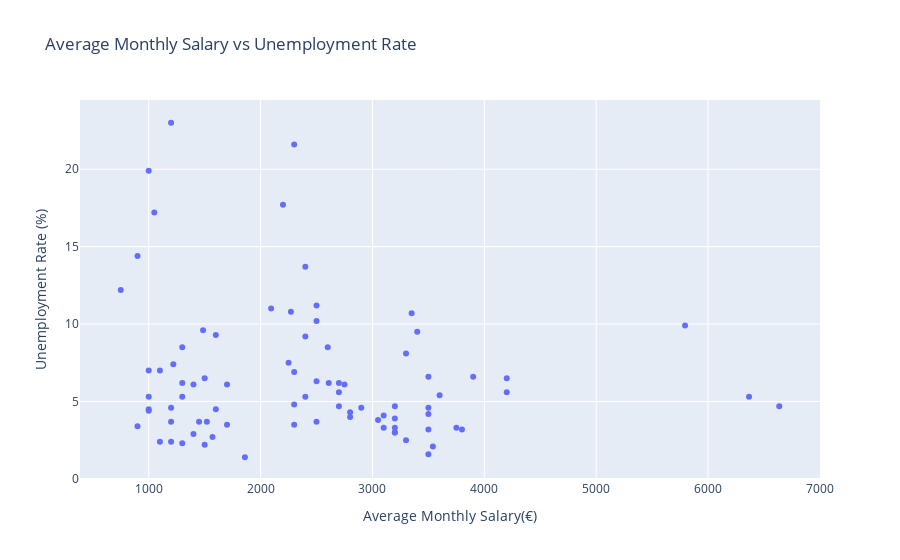

Write notebook code for a chart like this one.
### Markdown cell above
#### 1.5.2 Salary vs Unemployment Rate

### Code cell
fig3 = px.scatter(city_data, x='Average Monthly Salary', y='Unemployment Rate', title='Average Monthly Salary vs Unemployment Rate', labels={'Average Monthly Salary':'Average Monthly Salary(€)', 'Unemployment Rate':'Unemployment Rate (%)'}, hover_name='City', hover_data=['Country'])
fig3.show()

### Figure 1 — Plotly figure (JSON) as saved in the notebook; plotly's stock layout.template omitted (floating-point values rounded to 4 significant figures)
{"data": [{"customdata": [["Austria"], ["Austria"], ["Belgium"], ["Belgium"], ["Belgium"], ["Belgium"], ["Bulgaria"], ["Bulgaria"], ["Croatia"], ["Croatia"], ["Cyprus"], ["Cyprus"], ["Czechia"], ["Czechia"], ["Denmark"], ["Denmark"], ["Estonia"], ["Finland"], ["Finland"], ["France"], ["France"], ["France"], ["Germany"], ["Germany"], ["Germany"], ["Germany"], ["Germany"], ["Germany"], ["Germany"], ["Germany"], ["Germany"], ["Germany"], ["Greece"], ["Greece"], ["Hungary"], ["Hungary"], ["Hungary"], ["Ireland"], ["Ireland"], ["Italy"], ["Italy"], ["Italy"], ["Italy"], ["Italy"], ["Italy"], ["Latvia"], ["Luxembourg"], ["Malta"], ["Netherlands"], ["Netherlands"], ["Netherlands"], ["Netherlands"], ["Netherlands"], ["Norway"], ["Norway"], ["Norway"], ["Poland"], ["Poland"], ["Poland"], ["Portugal"], ["Portugal"], ["Portugal"], ["Portugal"], ["Romania"], ["Slovak Republic"], ["Slovenia"], ["Spain"], ["Spain"], ["Spain"], ["Spain"], ["Spain"], ["Sweden"], ["Sweden"], ["Sweden"], ["Switzerland"], ["Switzerland"], ["Switzerland"], ["Turkiye"], ["Turkiye"], ["United Kingdom"], ["United Kingdom"], ["United Kingdom"], ["United Kingdom"], ["United Kingdom"]], "hovertemplate": "<b>%{hovertext}</b><br><br>Average Monthly Salary(€)=%{x}<br>Unemployment Rate (%)=%{y}<br>Country=%{customdata[0]}<extra></extra>", "hovertext": ["Salzburg", "Vienna", "Antwerp", "Bruges", "Brussels", "Gent", "Dobrich", "Sofia", "Split", "Zagreb", "Lefkosia", "Lemesos", "Ostrava", "Prague", "Copenhagen", "Odense", "Tallinn", "Helsinki", "Tampere", "Lyon", "Paris", "Toulouse", "Berlin", "Cologne", "Dresden", "Dusseldorf", "Frankfurt am Main", "Hamburg", "Hanover", "Leipzig", "Munich", "Stuttgart", "Athens", "Thessaloniki", "Budapest", "Debrecen", "Miskolc", "Cork", "Dublin", "Florence", "Milan", "Naples", "Rome", "Turin", "Venice", "Riga", "Luxembourg", "Malta", "Amsterdam", "Eindhoven", "Rotterdam", "The Hague", "Utrecht", "Bergen", "Oslo", "Stavanger", "Cracow", "Lodz", "Warsaw", "Braga", "Coimbra", "Lisbon", "Porto", "Giroc", "Bratislava", "Ljubljana", "Barcelona", "Madrid", "Malaga", "Seville", "Valencia", "Gothenburg", "Malmo", "Stockholm", "Basel", "Geneva", "Zurich", "Adana", "Ankara", "Edinburgh", "Glasgow", "Leeds", "Liverpool", "London"], "legendgroup": "", "marker": {"color": "#636efa", "symbol": "circle"}, "mode": "markers", "name": "", "orientation": "v", "showlegend": false, "type": "scatter", "x": [3200, 2500, 2609, 2700, 3350, 2400, 1200, 1300, 1500, 1570, 1486, 2500, 1520, 1860, 4200, 3400, 1700, 3900, 3500, 2300, 3300, 2600, 3200, 3200, 3050, 3200, 3800, 3500, 2800, 2800, 3540, 3300, 1050, 1000, 1100, 1000, 1000, 2700, 2900, 1300, 1700, 1200, 1600, 1300, 1400, 1300, 4200, 1450, 3750, 3100, 3100, 3500, 3200, 3500, 3600, 3500, 1400, 1200, 1500, 1000, 1000, 1220, 1100, 900, 1200, 1600, 2094, 2271, 2200, 2300, 2400, 2500, 2400, 2700, 6366, 5794, 6636, 750, 900, 2500, 2300, 2300, 2250, 2750], "xaxis": "x", "y": [3.0, 10.2, 6.2, 5.6, 10.7, 5.3, 4.6, 2.3, 6.5, 2.7, 9.6, 11.2, 3.7, 1.4, 6.5, 9.5, 3.5, 6.6, 6.6, 6.9, 8.1, 8.5, 4.7, 3.9, 3.8, 3.3, 3.2, 3.2, 4.0, 4.3, 2.1, 2.5, 17.2, 19.9, 2.4, 4.5, 4.4, 4.7, 4.6, 6.2, 6.1, 23.0, 9.3, 8.5, 6.1, 5.3, 5.6, 3.7, 3.3, 3.3, 4.1, 4.2, 3.0, 4.6, 5.4, 1.6, 2.9, 3.7, 2.2, 7.0, 5.3, 7.4, 7.0, 3.4, 2.4, 4.5, 11.0, 10.8, 17.7, 21.6, 13.7, 6.3, 9.2, 6.2, 5.3, 9.9, 4.7, 12.2, 14.4, 3.7, 4.8, 3.5, 7.5, 6.1], "yaxis": "y"}], "layout": {"legend": {"tracegroupgap": 0}, "title": {"text": "Average Monthly Salary vs Unemployment Rate"}, "xaxis": {"anchor": "y", "domain": [0, 1], "title": {"text": "Average Monthly Salary(€)"}}, "yaxis": {"anchor": "x", "domain": [0, 1], "title": {"text": "Unemployment Rate (%)"}}}}
